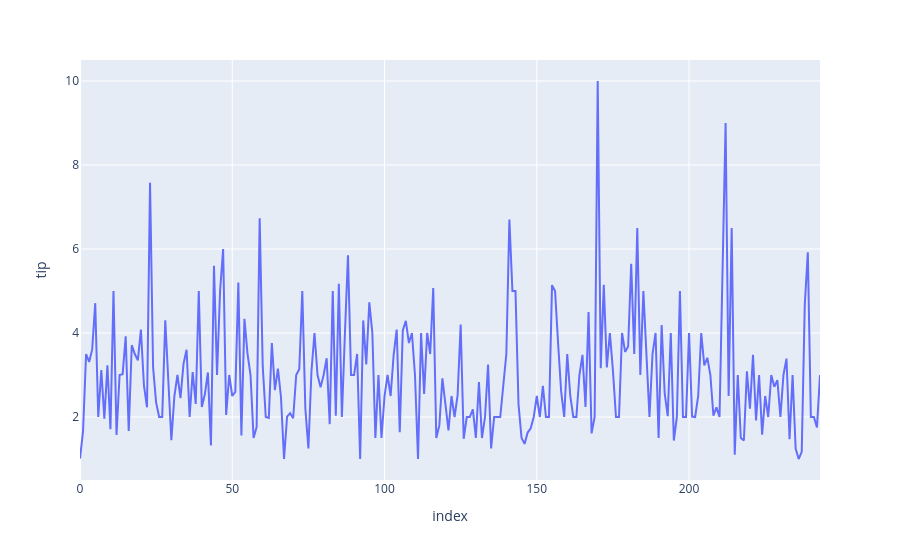

Source (notebook cell):
### Code cell
fig=px.line(df, y="tip")
fig.show()

### Figure 1 — Plotly figure (JSON) as saved in the notebook; plotly's stock layout.template omitted (floating-point values rounded to 4 significant figures; data arrays with more than 128 entries replaced by an {"elided": "..."} marker saying what was removed)
{"data": [{"hovertemplate": "index=%{x}<br>tip=%{y}<extra></extra>", "legendgroup": "", "line": {"color": "#636efa", "dash": "solid"}, "marker": {"symbol": "circle"}, "mode": "lines", "name": "", "orientation": "v", "showlegend": false, "type": "scatter", "x": {"elided": "244 int values"}, "xaxis": "x", "y": {"elided": "244 float values"}, "yaxis": "y"}], "layout": {"legend": {"tracegroupgap": 0}, "margin": {"t": 60}, "xaxis": {"anchor": "y", "domain": [0, 1], "title": {"text": "index"}}, "yaxis": {"anchor": "x", "domain": [0, 1], "title": {"text": "tip"}}}}
